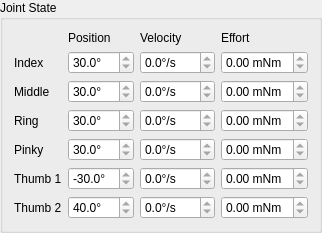
    <widget class="QGroupBox" name="jointStateGroupBox">
     <property name="title">
      <string>Joint State</string>
     </property>
     <layout class="QGridLayout" name="jointStateGridLayout">
      <item row="4" column="2">
       <widget class="QDoubleSpinBox" name="stateVelPinkySpinBox">
        <property name="readOnly">
         <bool>true</bool>
        </property>
        <property name="suffix">
         <string>°/s</string>
        </property>
        <property name="decimals">
         <number>1</number>
        </property>
        <property name="minimum">
         <double>-462.000000000000000</double>
        </property>
        <property name="maximum">
         <double>462.000000000000000</double>
        </property>
        <property name="singleStep">
         <double>0.100000000000000</double>
        </property>
        <property name="value">
         <double>0.000000000000000</double>
        </property>
       </widget>
      </item>
      <item row="3" column="3">
       <widget class="QDoubleSpinBox" name="stateEffRingSpinBox">
        <property name="readOnly">
         <bool>true</bool>
        </property>
        <property name="suffix">
         <string> mNm</string>
        </property>
        <property name="decimals">
         <number>2</number>
        </property>
        <property name="minimum">
         <double>-6.000000000000000</double>
        </property>
        <property name="maximum">
         <double>6.000000000000000</double>
        </property>
        <property name="singleStep">
         <double>0.010000000000000</double>
        </property>
        <property name="value">
         <double>0.000000000000000</double>
        </property>
       </widget>
      </item>
      <item row="6" column="3">
       <widget class="QDoubleSpinBox" name="stateEffThumb2SpinBox">
        <property name="readOnly">
         <bool>true</bool>
        </property>
        <property name="suffix">
         <string> mNm</string>
        </property>
        <property name="decimals">
         <number>2</number>
        </property>
        <property name="minimum">
         <double>-6.000000000000000</double>
        </property>
        <property name="maximum">
         <double>6.000000000000000</double>
        </property>
        <property name="singleStep">
         <double>0.010000000000000</double>
        </property>
        <property name="value">
         <double>0.000000000000000</double>
        </property>
       </widget>
      </item>
      <item row="0" column="2">
       <widget class="QLabel" name="jointStateVelocityLabel">
        <property name="text">
         <string>Velocity</string>
        </property>
       </widget>
      </item>
      <item row="4" column="1">
       <widget class="QDoubleSpinBox" name="statePosPinkySpinBox">
        <property name="readOnly">
         <bool>true</bool>
        </property>
        <property name="suffix">
         <string>°</string>
        </property>
        <property name="decimals">
         <number>1</number>
        </property>
        <property name="maximum">
         <double>120.000000000000000</double>
        </property>
        <property name="singleStep">
         <double>0.100000000000000</double>
        </property>
        <property name="value">
         <double>30.000000000000000</double>
        </property>
       </widget>
      </item>
      <item row="3" column="1">
       <widget class="QDoubleSpinBox" name="statePosRingSpinBox">
        <property name="readOnly">
         <bool>true</bool>
        </property>
        <property name="suffix">
         <string>°</string>
        </property>
        <property name="decimals">
         <number>1</number>
        </property>
        <property name="maximum">
         <double>120.000000000000000</double>
        </property>
        <property name="singleStep">
         <double>0.100000000000000</double>
        </property>
        <property name="value">
         <double>30.000000000000000</double>
        </property>
       </widget>
      </item>
      <item row="6" column="1">
       <widget class="QDoubleSpinBox" name="statePosThumb2SpinBox">
        <property name="readOnly">
         <bool>true</bool>
        </property>
        <property name="suffix">
         <string>°</string>
        </property>
        <property name="decimals">
         <number>1</number>
        </property>
        <property name="maximum">
         <double>120.000000000000000</double>
        </property>
        <property name="singleStep">
         <double>0.100000000000000</double>
        </property>
        <property name="value">
         <double>40.000000000000000</double>
        </property>
       </widget>
      </item>
      <item row="1" column="2">
       <widget class="QDoubleSpinBox" name="stateVelIndexSpinBox">
        <property name="readOnly">
         <bool>true</bool>
        </property>
        <property name="suffix">
         <string>°/s</string>
        </property>
        <property name="decimals">
         <number>1</number>
        </property>
        <property name="minimum">
         <double>-462.000000000000000</double>
        </property>
        <property name="maximum">
         <double>462.000000000000000</double>
        </property>
        <property name="singleStep">
         <double>0.100000000000000</double>
        </property>
        <property name="value">
         <double>0.000000000000000</double>
        </property>
       </widget>
      </item>
      <item row="2" column="2">
       <widget class="QDoubleSpinBox" name="stateVelMiddleSpinBox">
        <property name="readOnly">
         <bool>true</bool>
        </property>
        <property name="suffix">
         <string>°/s</string>
        </property>
        <property name="decimals">
         <number>1</number>
        </property>
        <property name="minimum">
         <double>-462.000000000000000</double>
        </property>
        <property name="maximum">
         <double>462.000000000000000</double>
        </property>
        <property name="singleStep">
         <double>0.100000000000000</double>
        </property>
        <property name="value">
         <double>0.000000000000000</double>
        </property>
       </widget>
      </item>
      <item row="2" column="1">
       <widget class="QDoubleSpinBox" name="statePosMiddleSpinBox">
        <property name="readOnly">
         <bool>true</bool>
        </property>
        <property name="suffix">
         <string>°</string>
        </property>
        <property name="decimals">
         <number>1</number>
        </property>
        <property name="maximum">
         <double>120.000000000000000</double>
        </property>
        <property name="singleStep">
         <double>0.100000000000000</double>
        </property>
        <property name="value">
         <double>30.000000000000000</double>
        </property>
       </widget>
      </item>
      <item row="0" column="1">
       <widget class="QLabel" name="jointStatePositionLabel">
        <property name="text">
         <string>Position</string>
        </property>
       </widget>
      </item>
      <item row="6" column="2">
       <widget class="QDoubleSpinBox" name="stateVelThumb2SpinBox">
        <property name="readOnly">
         <bool>true</bool>
        </property>
        <property name="suffix">
         <string>°/s</string>
        </property>
        <property name="decimals">
         <number>1</number>
        </property>
        <property name="minimum">
         <double>-462.000000000000000</double>
        </property>
        <property name="maximum">
         <double>462.000000000000000</double>
        </property>
        <property name="singleStep">
         <double>0.100000000000000</double>
        </property>
        <property name="value">
         <double>0.000000000000000</double>
        </property>
       </widget>
      </item>
      <item row="4" column="3">
       <widget class="QDoubleSpinBox" name="stateEffPinkySpinBox">
        <property name="readOnly">
         <bool>true</bool>
        </property>
        <property name="suffix">
         <string> mNm</string>
        </property>
        <property name="decimals">
         <number>2</number>
        </property>
        <property name="minimum">
         <double>-6.000000000000000</double>
        </property>
        <property name="maximum">
         <double>6.000000000000000</double>
        </property>
        <property name="singleStep">
         <double>0.010000000000000</double>
        </property>
        <property name="value">
         <double>0.000000000000000</double>
        </property>
       </widget>
      </item>
      <item row="1" column="3">
       <widget class="QDoubleSpinBox" name="stateEffIndexSpinBox">
        <property name="readOnly">
         <bool>true</bool>
        </property>
        <property name="suffix">
         <string> mNm</string>
        </property>
        <property name="decimals">
         <number>2</number>
        </property>
        <property name="minimum">
         <double>-6.000000000000000</double>
        </property>
        <property name="maximum">
         <double>6.000000000000000</double>
        </property>
        <property name="singleStep">
         <double>0.010000000000000</double>
        </property>
        <property name="value">
         <double>0.000000000000000</double>
        </property>
       </widget>
      </item>
      <item row="3" column="2">
       <widget class="QDoubleSpinBox" name="stateVelRingSpinBox">
        <property name="readOnly">
         <bool>true</bool>
        </property>
        <property name="suffix">
         <string>°/s</string>
        </property>
        <property name="decimals">
         <number>1</number>
        </property>
        <property name="minimum">
         <double>-462.000000000000000</double>
        </property>
        <property name="maximum">
         <double>462.000000000000000</double>
        </property>
        <property name="singleStep">
         <double>0.100000000000000</double>
        </property>
        <property name="value">
         <double>0.000000000000000</double>
        </property>
       </widget>
      </item>
      <item row="5" column="2">
       <widget class="QDoubleSpinBox" name="stateVelThumb1SpinBox">
        <property name="readOnly">
         <bool>true</bool>
        </property>
        <property name="suffix">
         <string>°/s</string>
        </property>
        <property name="decimals">
         <number>1</number>
        </property>
        <property name="minimum">
         <double>-462.000000000000000</double>
        </property>
        <property name="maximum">
         <double>462.000000000000000</double>
        </property>
        <property name="singleStep">
         <double>0.100000000000000</double>
        </property>
        <property name="value">
         <double>0.000000000000000</double>
        </property>
       </widget>
      </item>
      <item row="5" column="3">
       <widget class="QDoubleSpinBox" name="stateEffThumb1SpinBox">
        <property name="readOnly">
         <bool>true</bool>
        </property>
        <property name="suffix">
         <string> mNm</string>
        </property>
        <property name="decimals">
         <number>2</number>
        </property>
        <property name="minimum">
         <double>-1.200000000000000</double>
        </property>
        <property name="maximum">
         <double>1.200000000000000</double>
        </property>
        <property name="singleStep">
         <double>0.010000000000000</double>
        </property>
        <property name="value">
         <double>0.000000000000000</double>
        </property>
       </widget>
      </item>
      <item row="1" column="1">
       <widget class="QDoubleSpinBox" name="statePosIndexSpinBox">
        <property name="readOnly">
         <bool>true</bool>
        </property>
        <property name="suffix">
         <string>°</string>
        </property>
        <property name="decimals">
         <number>1</number>
        </property>
        <property name="maximum">
         <double>120.000000000000000</double>
        </property>
        <property name="singleStep">
         <double>0.100000000000000</double>
        </property>
        <property name="value">
         <double>30.000000000000000</double>
        </property>
       </widget>
      </item>
      <item row="5" column="1">
       <widget class="QDoubleSpinBox" name="statePosThumb1SpinBox">
        <property name="readOnly">
         <bool>true</bool>
        </property>
        <property name="suffix">
         <string>°</string>
        </property>
        <property name="decimals">
         <number>1</number>
        </property>
        <property name="minimum">
         <double>-120.000000000000000</double>
        </property>
        <property name="maximum">
         <double>0.000000000000000</double>
        </property>
        <property name="singleStep">
         <double>0.100000000000000</double>
        </property>
        <property name="value">
         <double>-30.000000000000000</double>
        </property>
       </widget>
      </item>
      <item row="0" column="3">
       <widget class="QLabel" name="jointStateEffortLabel">
        <property name="text">
         <string>Effort</string>
        </property>
       </widget>
      </item>
      <item row="2" column="3">
       <widget class="QDoubleSpinBox" name="stateEffMiddleSpinBox">
        <property name="readOnly">
         <bool>true</bool>
        </property>
        <property name="suffix">
         <string> mNm</string>
        </property>
        <property name="decimals">
         <number>2</number>
        </property>
        <property name="minimum">
         <double>-6.000000000000000</double>
        </property>
        <property name="maximum">
         <double>6.000000000000000</double>
        </property>
        <property name="singleStep">
         <double>0.010000000000000</double>
        </property>
        <property name="value">
         <double>0.000000000000000</double>
        </property>
       </widget>
      </item>
      <item row="1" column="0">
       <widget class="QLabel" name="jointStateIndexLabel">
        <property name="text">
         <string>Index</string>
        </property>
       </widget>
      </item>
      <item row="2" column="0">
       <widget class="QLabel" name="jointStateMiddleLabel">
        <property name="text">
         <string>Middle</string>
        </property>
       </widget>
      </item>
      <item row="3" column="0">
       <widget class="QLabel" name="jointStateRingLabel">
        <property name="text">
         <string>Ring</string>
        </property>
       </widget>
      </item>
      <item row="4" column="0">
       <widget class="QLabel" name="jointStatePinkyLabel">
        <property name="text">
         <string>Pinky</string>
        </property>
       </widget>
      </item>
      <item row="5" column="0">
       <widget class="QLabel" name="jointStateThumb1Label">
        <property name="text">
         <string>Thumb 1</string>
        </property>
       </widget>
      </item>
      <item row="6" column="0">
       <widget class="QLabel" name="jointStateThumb2Label">
        <property name="text">
         <string>Thumb 2</string>
        </property>
       </widget>
      </item>
     </layout>
    </widget>
